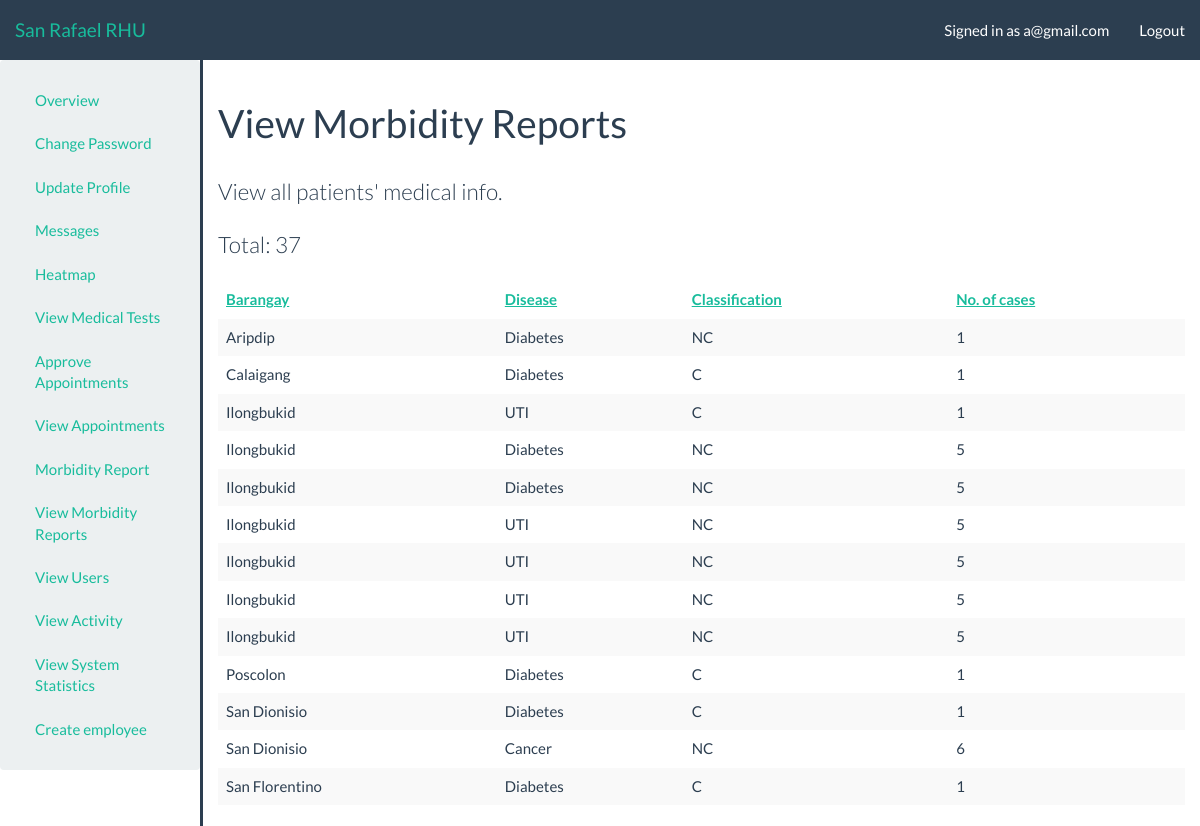
/report/list (signed in), run on the app's committed database.
### RHU/models.py (models this page shows, shortened)
class MorbidityReport(models.Model):
    BARANGAY = (
        ('Aripdip', 'Aripdip'),
        ('Ilongbukid', 'Ilongbukid'),
        ('Poscolon', 'Poscolon'),
        ('San Florentino', 'San Florentino'),
        ('Calaigang', 'Calaigang'),
        ('San Dionisio', 'San Dionisio'),
    )
    CLASSIFICATION = (
        ('C', 'Communicable Disease'),
        ('NC', 'Non-communicable Disease'),
    )
    barangay = models.CharField(blank=True, max_length=50, choices=BARANGAY)
    disease = models.CharField(blank=True, max_length=100)
    classification = models.CharField(blank=True, max_length=10, choices=CLASSIFICATION)
    cases = models.IntegerField(blank=True, null=True)
    totalcases = models.IntegerField(blank=True, null=True)
    latitude = models.FloatField(default=0)
    longitude = models.FloatField(default=0)
    class Meta:
        verbose_name_plural = 'Morbidity Report'

### RHU/views_morbidityReport.py (the view, shortened to what this page needs)
# urls.py: path('report/list', views_morbidityReport.list_view, name='morbidityreport/list'),
def list_view(request):
    authentication_result = views.authentication_check(request, [Account.ACCOUNT_ADMIN])
    if authentication_result is not None: return authentication_result
    template_data = views.parse_session(request, {'form_button': 'Save'})
    morbidityreports = MorbidityReport.objects.all()
    totalcases = morbidityreports.aggregate(Sum('cases')).get('cases__sum', 0.00)
    totalAripdip = MorbidityReport.objects.filter(barangay='Aripdip').aggregate(Sum('cases')).get('cases__sum')
    totalIlongbukid = MorbidityReport.objects.filter(barangay='Ilongbukid').aggregate(Sum('cases')).get('cases__sum')
    totalCalaigang = MorbidityReport.objects.filter(barangay='Calaigang').aggregate(Sum('cases')).get('cases__sum')
    totalPoscolon = MorbidityReport.objects.filter(barangay='Poscolon').aggregate(Sum('cases')).get('cases__sum')
    totalSanDionisio = MorbidityReport.objects.filter(barangay='San Dionisio').aggregate(Sum('cases')).get('cases__sum')
    totalSanFlorentino = MorbidityReport.objects.filter(barangay='San Florentino').aggregate(Sum('cases')).get('cases__sum')
    totalCommunicable = MorbidityReport.objects.filter(classification='C').aggregate(Sum('cases')).get('cases__sum')
    totalNoncommunicable = MorbidityReport.objects.filter(classification='NC').aggregate(Sum('cases')).get('cases__sum')
    template_data = {
        'totalcases': totalcases,
        'totalAripdip': totalAripdip,
        'totalIlongbukid': totalIlongbukid,
        'totalCalaigang': totalCalaigang,
        'totalPoscolon': totalPoscolon,
        'totalSanDionisio': totalSanDionisio,
        'totalSanFlorentino': totalSanFlorentino,
        'totalCommunicable': totalCommunicable,
        'totalNoncommunicable': totalNoncommunicable,
    }
    template_data['query'] = morbidityreports.order_by('barangay')
    return render(request, 'Thesis/morbidityreport/list.html', template_data)

### RHU/views.py (called while the page is built, shortened)
def authentication_check(request, required_roles=None, required_GET=None):
    if not request.user.is_authenticated:
        request.session['alert_danger'] = "You must be logged in to view that page."
        return HttpResponseRedirect('/')
    try:
        request.user.account
    except ObjectDoesNotExist:
        request.session['alert_danger'] = "Your account was not properly created, please try a different account."
        return HttpResponseRedirect('/logout')

def parse_session(request, template_data=None):
    if template_data is None:
        template_data = {}
    if request.session.has_key('alert_successs'):
        template_data['alert_success'] = request.session.get('alert_success')
        del request.session['alert_success']
    if request.session.has_key('alert_danger'):
        template_data['alert_danger'] = request.session.get('alert_danger')
        del request.session['alert_danger']
    return template_data

### templates/Thesis/morbidityreport/list.html (shortened to what this page needs)
{% extends "adminbase.html" %}
{% load app_filters %}
{% block body_header %}View Morbidity Reports{% endblock %}
{% block body_block %}
    <p class="lead">View all patients' medical info.</p>
    <p class="lead">Total: {{ totalNoncommunicable }}</p>
    <table class="table table-striped">
        <thead>
            <th><a href="./?sort=barangay">Barangay</a></th>
            <th><a href="./?sort=disease">Disease</a></th>
            <th><a href="./?sort=classification">Classification</a></th>
            <th><a href="./?sort=cases">No. of cases</a></th>
        </thead>
        {% for morbidityreport in query %}
            <tr>
                <td>{{ morbidityreport.barangay }}</td>
                <td>{{ morbidityreport.disease }}</td>
                <td>{{ morbidityreport.classification }}</td>
                <td>{{ morbidityreport.cases }}</td>
            </tr>
        {% endfor %}
    </table>
{% endblock %}

### templates/adminbase.html (shortened to what this page needs)
<!DOCTYPE html>
{% load app_filters %}
{% load static %}
<html>
<head lang="en">
	<link rel='icon' type='image/x-icon' href="{% static 'images/San Rafael.png' %}">    <link rel="stylesheet" type="text/css" href="{% static 'css/flatly-bootstrap.min.css' %}"/>
    <link rel="stylesheet" type="text/css" href="{% static 'css/bootstrap-datetimepicker.min.css' %}"/>
    <link rel="stylesheet" type="text/css" href="{% static 'css/dashboard.css' %}"/>
</head>
<body>
    <nav class="navbar navbar-default navbar-static-top">
        <div class="container-fluid">
            <div class="navbar-header">
                <a class="navbar-brand" href="/">San Rafael RHU</a>
            </div>
            <div id="navbar" class="navbar-collapse collapse">
                <ul class="nav navbar-nav navbar-right">
                    <li>
                        <a {% if user.is_authenticated %}href="/admin_profile/">Signed in as {{ user.username }}{% else %}>Not signed in{% endif %}</a>
                    </li>
                    <li>
                        {% block nav_button %}<a href="/logout/">Logout</a>{% endblock %}
                    </li>
                </ul>
            </div>
        </div>
    </nav>
    <div class="container-fluid">
        <div class="row">
            {% if user.is_authenticated %}
                <div class="well col-sm-3 col-md-2">
                        <ul class="nav nav-pills nav-stacked">
                            {% if user.account.role >= 0 %}
                                <li class="{% block sidebar_profile %}{% endblock %}"><a href="/admin_profile/">Overview</a></li>
                                <li class="{% block sidebar_profile_password %}{% endblock %}"><a href="/admin_profile/password/">Change Password</a></li>
                                <li class="{% block sidebar_profile_update %}{% endblock %}"><a href="/admin_profile/update/">Update Profile</a></li>
                                <li class="{% block sidebar_message %}{% endblock %}"><a href="/admin_profile/message/list/">Messages</a></li>
                                <li class="{% block sidebar_heatmap %}{% endblock %}"><a href="/admin_profile/heatmap">Heatmap</a></li>
                                <li class="{% block sidebar_medtest_list %}{% endblock %}"><a href="/admin_profile/medtest/list">View Medical Tests</a> </li>
                            {% endif %}
                            {% if user.account.role == 30 %}
                                <li class="{% block sidebar_approve_appointment %}{% endblock %}"><a href="/admin_profile/appointment/approve/">Approve Appointments</a></li>
                                <li class="{% block sidebar_appointment_list %}{% endblock %}"><a href="/admin_profile/appointment/list/">View Appointments</a></li>
                                <li class="{% block sidebar_morbidity_report %}{% endblock %}"><a href="/report/">Morbidity Report</a></li>
                                <li class="{% block sidebar_list_morbidity_report %}{% endblock %}"><a href="/report/list">View Morbidity Reports</a></li>
                                <li class="{% block sidebar_admin_users %}{% endblock %}"><a href="/admin_profile/admin/users/">View Users</a></li>
                                <li class="{% block sidebar_admin_activity %}{% endblock %}"><a href="/admin_profile/admin/activity/">View Activity</a></li>
                                <li class="{% block sidebar_admin_statistic %}{% endblock %}"><a href="/admin_profile/admin/stats/">View System Statistics</a></li>
                                <li class="{% block sidebar_admin_createemployee %}{% endblock %}"><a href="/admin_profile/admin/createemployee/">Create employee</a></li>
                            {% endif %}
                        </ul>
                </div>
                <div class="col-sm-9 col-md-10 main">
            {% else %}
                <div class="well well-sm col-sm-offset-3 col-sm-6">
            {% endif %}
                <h1 class="page-header">{% block body_header %}{% endblock %}</h1>
                {% block body_block %}{% endblock %}
            </div>
        </div>
    </div>
</body>
</html>

### static/css/dashboard.css (style rules this page uses)
.navbar { margin-bottom: 0px; }
.main { border-top: 3px solid #2c3e50; }
@media (min-width: 768px) { .main { border-top: none; border-left: 3px solid #2c3e50; } }

### data on the page
MorbidityReport: barangay "Aripdip", disease "Diabetes", classification "NC", cases "1"
MorbidityReport: barangay "Calaigang", disease "Diabetes", classification "C", cases "1"
MorbidityReport: barangay "Ilongbukid", disease "UTI", classification "C", cases "1"
MorbidityReport: barangay "Ilongbukid", disease "Diabetes", classification "NC", cases "5"
MorbidityReport: barangay "Ilongbukid", disease "Diabetes", classification "NC", cases "5"
MorbidityReport: barangay "Ilongbukid", disease "UTI", classification "NC", cases "5"
MorbidityReport: barangay "Ilongbukid", disease "UTI", classification "NC", cases "5"
MorbidityReport: barangay "Ilongbukid", disease "UTI", classification "NC", cases "5"
MorbidityReport: barangay "Ilongbukid", disease "UTI", classification "NC", cases "5"
MorbidityReport: barangay "Poscolon", disease "Diabetes", classification "C", cases "1"
MorbidityReport: barangay "San Dionisio", disease "Diabetes", classification "C", cases "1"
MorbidityReport: barangay "San Dionisio", disease "Cancer", classification "NC", cases "6"
MorbidityReport: barangay "San Florentino", disease "Diabetes", classification "C", cases "1"

### other printed values
{{ user.username }} "a@gmail.com"
{{ totalNoncommunicable }} "37"
